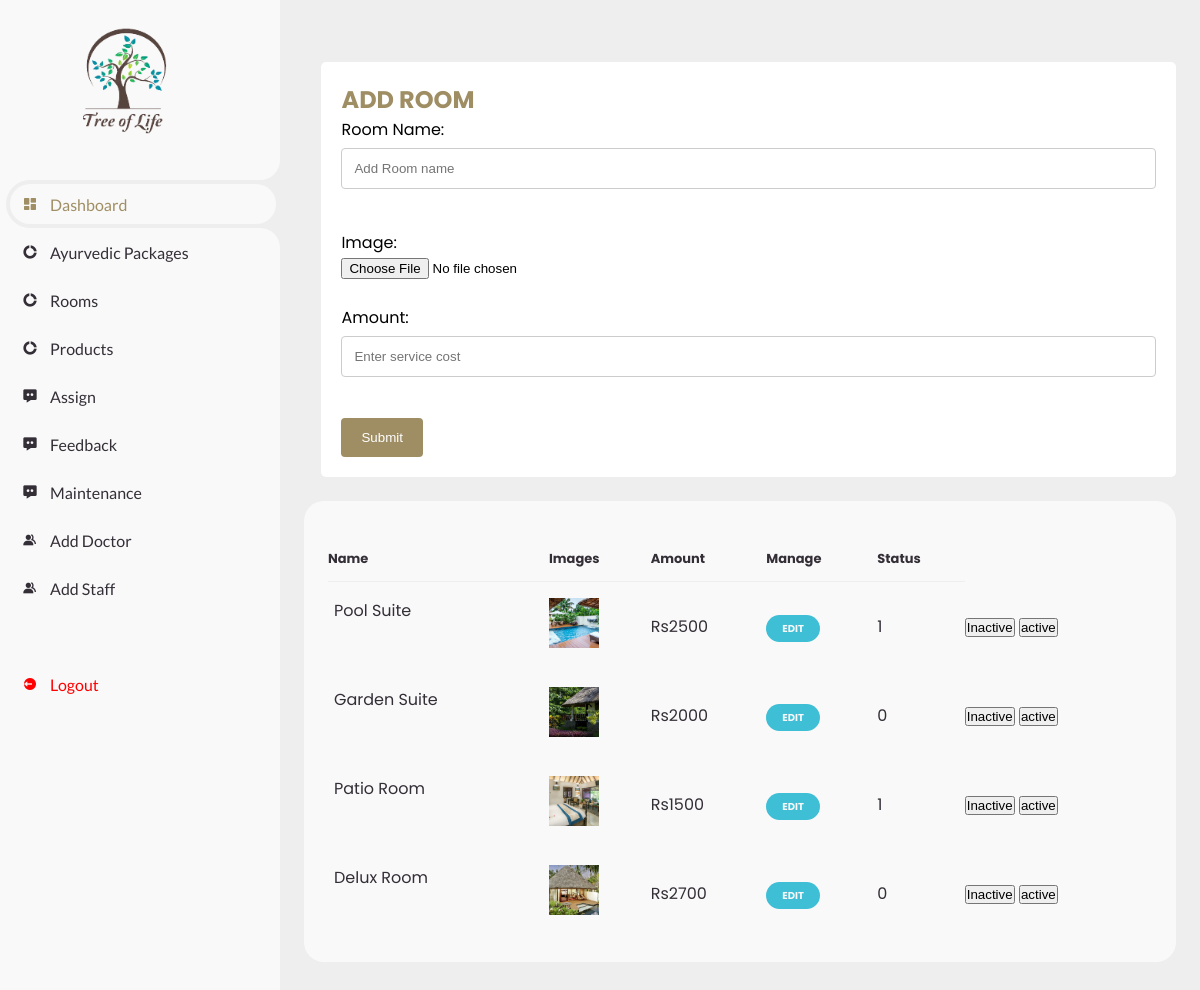
The page /rooms.php on the database its author committed.
### tables this page shows
CREATE TABLE `tbl_room` (
  `room_id` int(20) NOT NULL,
  `room_name` varchar(30) NOT NULL,
  `room_image` varchar(255) NOT NULL,
  `room_amount` varchar(30) NOT NULL,
  `room_status` int(10) NOT NULL
);

### rooms.php (the view, shortened to what this page needs)
<!DOCTYPE html>
<html lang="en">
	<head>
		<link href='https://unpkg.com/boxicons@2.0.9/css/boxicons.min.css' rel='stylesheet'>
		<link rel="stylesheet" href="css/dashboard.css">
	</head>
	<body>
		<section id="sidebar">
			<a href="#" class="brand">
				<br><br>
			<img src="images/logo.png"  height="200" width="250"  align="left">
			</a>
			<ul class="side-menu top">
				<li class="active">
					<a href="admin.php">
						<i class='bx bxs-dashboard' ></i>
						<span class="text">Dashboard</span>
					</a>
				</li>
				<li>
					<a href="treatment.php">
						<i class='bx bxs-doughnut-chart' ></i>
						<span class="text">Ayurvedic Packages</span>
					</a>
				</li>
				<li>
					<a href="rooms.php">
						<i class='bx bxs-doughnut-chart' ></i>
						<span class="text">Rooms</span>
					</a>
				</li>
				<li>
					<a href="store.php">
						<i class='bx bxs-doughnut-chart' ></i>
						<span class="text">Products</span>
					</a>
				</li>
                <li>
					<a href="assign.php">
						<i class='bx bxs-message-dots' ></i>
						<span class="text">Assign</span>
					</a>
				</li>
                <li>
					<a href="viewfeedback.php">
						<i class='bx bxs-message-dots' ></i>
						<span class="text">Feedback</span>
					</a>
				</li>
                <li>
					<a href="viewmaintenance.php">
						<i class='bx bxs-message-dots' ></i>
						<span class="text">Maintenance</span>
					</a>
				</li>
				<li>
					<a href="adddoctor.php">
						<i class='bx bxs-group' ></i>
						<span class="text">Add Doctor</span>
					</a>
				</li>
                <li>
					<a href="addstaff.php">
						<i class='bx bxs-group' ></i>
						<span class="text">Add Staff</span>
					</a>
				</li>
			</ul>
			<ul class="side-menu">
				<li>
					<a href="login.php" class="logout">
						<i class='bx bxs-log-out-circle' ></i>
						<span class="text">Logout</span>
					</a>
				</li>
			</ul>
		</section>
		<section id="content">
			<main>
				<table>
            	    <div class="container">
					  <h2 style="color: #9f8e64;">ADD ROOM</h2>
  						<form method="POST" action="#" onsubmit="return validate();" enctype="multipart/form-data">
  							<label>Room Name:</label>
	    					<input type="text" id="name" name="name" placeholder="Add Room name">
							<br>
							<label>Image:</label><br>
							<input type="file" id="image" name="image"size="200KB" accept="image/gif,image/jpg,image/JPG, image/jpeg, image/x-ms-bmp, image/x-png"  >
    						<br><br>
							<label>Amount:</label>
							<input type="text" id="amount" name="amount" placeholder="Enter service cost">
							<br>
							<input type="submit"name="submit" id="mysubmit" value="Submit">
						</form>
					</div>
				</table>
				<div class="table-data">
					<div class="order">
						<table>
							<thead>
								<tr>
									<th>Name</th>
									<th>Images</th>
									<th>Amount</th>
									<th>Manage</th>
									<th>Status</th>
								</tr>
							</thead>
							<tbody>
								<?php
		  							include('dbconnect.php');
		  					 		$query="SELECT * FROM tbl_room";
									$data = mysqli_query($con,$query);
									while($res=mysqli_fetch_assoc($data))
									{
								?>
								<tr>
									<td><p><?php echo $res['room_name'];?></p></td>
									<td><img src="images/<?php echo $res['room_image'];?>" width="50px" height="50px"></td>
									<td><p><?php echo $res['room_amount'];?></p></td>
									<td><a href="editroom.php?edit_id=<?php echo $res['room_id']; ?>"><span style="background-color:rgb(62, 191, 214);" class="status completed">EDIT</span></a>
									</td>
									<td><?php echo $res['room_status'];?></td>
								<td><a href="inactiveroom.php?aaa=<?php echo $res['room_id'];?>"><input type="button" value="Inactive">
  								<a href="activeroom.php?bbb=<?php echo $res['room_id'];?>"><input type="button" value="active"></td>
								</tr>
								<?php
								}
								?>
							</tbody>
						</table>
					</div>
				</div>
			</main>
		</section>
	</body>
</html>

### css/dashboard.css (style rules this page uses)
* { margin: 0; padding: 0; box-sizing: border-box; }
a { text-decoration: none; }
li { list-style: none; }
:root { --poppins: 'Poppins', sans-serif; --lato: 'Lato', sans-serif; --light: #F9F9F9; --blue: hsl(43, 24%, 51%); --grey: #eee; --dark-grey: #AAAAAA; --dark: #342E37; --red: #ff0000; --yellow: #9f8e64; --orange: #9f8e64; }
html { overflow-x: hidden; }
body { background: var(--grey); overflow-x: hidden; }
.container { border-radius: 5px; background-color: white; padding: 20px; margin-left:2%; margin-top:3%; }
input[type=text], input[type=email], input[type=password], select, textarea { width: 100%; padding: 12px; border: 1px solid #ccc; border-radius: 4px; box-sizing: border-box; margin-top: 6px; margin-bottom: 16px; resize: vertical; }
input[type=submit] { background-color: #9f8e64; color: white; padding: 12px 20px; border: none; border-radius: 4px; cursor: pointer; }
#sidebar { position: fixed; top: 0; left: 0; width: 280px; height: 100%; background: var(--light); z-index: 2000; font-family: var(--lato); transition: .3s ease; overflow-x: hidden; scrollbar-width: none; }
#sidebar .brand { font-size: 24px; font-weight: 700; height: 56px; display: flex; align-items: center; color: var(--blue); margin-top: 20%; top: 0; left: 0; background: var(--light); z-index: 500; padding-bottom: 20px; box-sizing: content-box; }
#sidebar .side-menu { width: 100%; margin-top: 48px; }
#sidebar .side-menu li { height: 48px; background: transparent; margin-left: 6px; border-radius: 48px 0 0 48px; padding: 4px; }
#sidebar .side-menu li.active { background: var(--grey); position: relative; }
#sidebar .side-menu li.active::before { content: ''; position: absolute; width: 40px; height: 40px; border-radius: 50%; top: -40px; right: 0; box-shadow: 20px 20px 0 var(--grey); z-index: -1; }
#sidebar .side-menu li.active::after { content: ''; position: absolute; width: 40px; height: 40px; border-radius: 50%; bottom: -40px; right: 0; box-shadow: 20px -20px 0 var(--grey); z-index: -1; }
#sidebar .side-menu li a { width: 100%; height: 100%; background: var(--light); display: flex; align-items: center; border-radius: 48px; font-size: 16px; color: var(--dark); white-space: nowrap; overflow-x: hidden; }
#sidebar .side-menu.top li.active a { color: var(--blue); }
#sidebar .side-menu li a.logout { color: var(--red); }
#sidebar .side-menu li a .bx { min-width: calc(60px - ((4px + 6px) * 2)); display: flex; justify-content: center; }
#content { position: relative; width: calc(100% - 280px); left: 280px; transition: .3s ease; }
#content main { width: 100%; padding: 36px 24px; font-family: var(--poppins); max-height: calc(100vh - 56px); overflow-y: auto; }
#content main .table-data { display: flex; flex-wrap: wrap; grid-gap: 24px; margin-top: 24px; width: 100%; color: var(--dark); }
#content main .table-data > div { border-radius: 20px; background: var(--light); padding: 24px; overflow-x: auto; }
#content main .table-data .order { flex-grow: 1; flex-basis: 500px; }
#content main .table-data .order table { width: 100%; border-collapse: collapse; }
#content main .table-data .order table th { padding-bottom: 12px; font-size: 13px; text-align: left; border-bottom: 1px solid var(--grey); }
#content main .table-data .order table td { padding: 16px 0; }
#content main .table-data .order table tr td:first-child { display: flex; align-items: center; grid-gap: 12px; padding-left: 6px; }
#content main .table-data .order table td img { width: 50px; height: 50px; object-fit: cover; }
#content main .table-data .order table tr td .status { font-size: 10px; padding: 6px 16px; color: var(--light); border-radius: 20px; font-weight: 700; }
#content main .table-data .order table tr td .status.completed { background: var(--blue); }

### rows shown on the page
tbl_room: room_name "Pool Suite", room_image (picture), room_amount "Rs2500", room_status "1"
tbl_room: room_name "Garden Suite", room_image (picture), room_amount "Rs2000", room_status "0"
tbl_room: room_name "Patio Room", room_image (picture), room_amount "Rs1500", room_status "1"
tbl_room: room_name "Delux Room", room_image (picture), room_amount "Rs2700", room_status "0"
